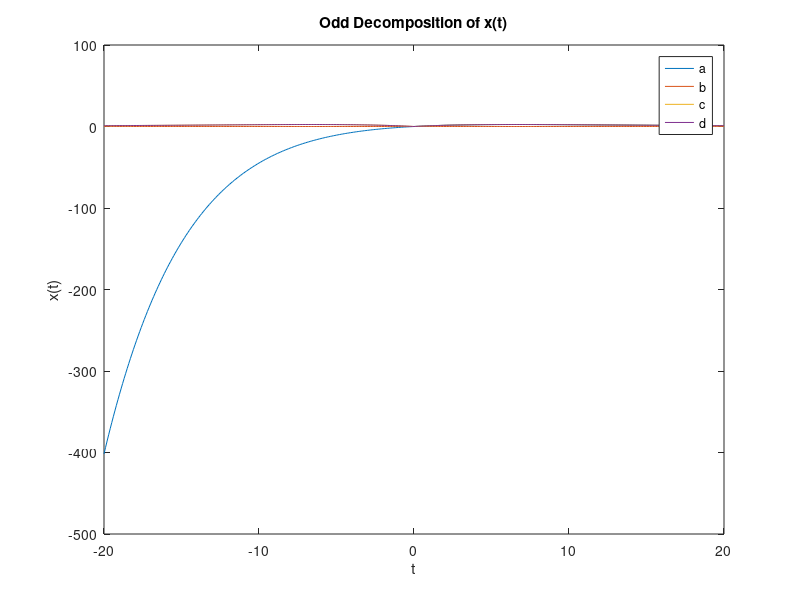

MATLAB code to generate this figure:
t = -20:0.1:20;
x = t.*exp(-0.15*t);

xlabel('t');
ylabel('x(t)');


xe = zeros(size(t));

xlabel('t');
ylabel('x_e(t)');


t1 = -20:0.1:0;
xo1 = -t1.*exp(0.15*t1);
t2 = 0.1:0.1:20;
xo2 = t2.*exp(-0.15*t2);

xo = [xo1, xo2];

y = xe + xo;
plot(t, x, t, xe, t, xo, t, y);
xlabel('t');
ylabel('x(t)');
legend('a','b','c','d');
title('Odd Decomposition of x(t)');